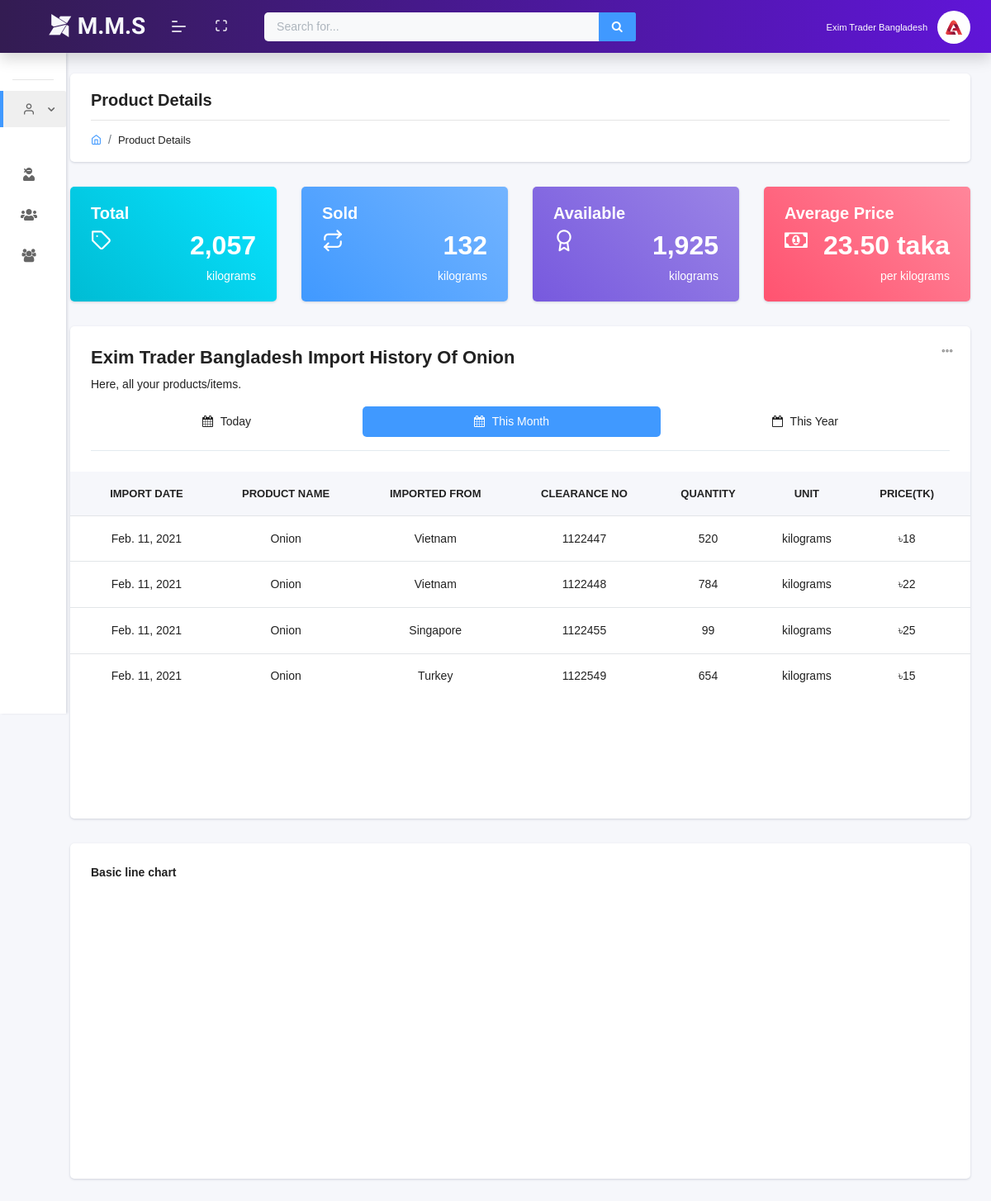
/import-record/1/month (signed in), run on the app's committed database.
### accounts/models.py (models this page shows, shortened)
class User(AbstractUser):
    username = models.CharField(unique=True, max_length=50, error_messages={
        'unique': "A user with that name already exists.",
    })
    email = models.EmailField(unique=True, blank=False, error_messages={
        'unique': "A user with that email already exists."})
    trade_license_no = models.PositiveBigIntegerField(unique=True, null=True, blank=False,
                                                      error_messages={'unique': "A user with that trade license is already exists.",
                                                                      })
    role = models.CharField(choices=ROLE, max_length=15, error_messages={
        'required': "Role must be provided"
    })
    signed_up = models.DateField(default=date.today)
    USERNAME_FIELD = "email"
    REQUIRED_FIELDS = ['username', ]
    objects = UserManager()

class UserProfile(models.Model):
    user = models.OneToOneField(
        User, on_delete=models.CASCADE, primary_key=True)
    image = models.ImageField(blank=True, null=True,
                              default='avatar.png', upload_to='profile_pics')
    division = models.CharField(
        max_length=30, null=True, blank=True)
    district = models.CharField(
        max_length=30, null=True, blank=True)
    upazila = models.CharField(
        max_length=30, null=True, blank=True)
    industry_type = models.CharField(max_length=100, null=True, blank=True)
    objects = UserProfileManager()

### lenden/models.py (models this page shows, shortened)
class Product(models.Model):
    name = models.CharField(max_length=50)
    icon = models.ImageField(default='product.png', upload_to='product_images')

class Chalan(models.Model):
    owner = models.ForeignKey(User, on_delete=models.CASCADE)
    product = models.ForeignKey(Product, on_delete=models.CASCADE)
    quantity = models.PositiveBigIntegerField(error_messages={
        'required': "Quantity must be provided"})
    unit = models.CharField(choices=UNIT, max_length=10,
                            blank=True, null=True, default="")
    imported_from = models.CharField(max_length=200)
    customs_clearance_no = models.PositiveBigIntegerField(unique=True, error_messages={
        'unique': "A user with that email already exists.",
    }, null=True, blank=True)
    price = models.PositiveIntegerField()
    import_date = models.DateField()
    created_at = models.DateField(auto_now_add=True)

### lenden/views.py (the view, shortened to what this page needs)
# urls.py: path('import-record/<int:pro_id>/<str:time>', ImportRecordView.as_view(),
class ImportRecordView(ListView):
    model = Chalan
    template_name = 'lenden/import_product_details.html'
    context_object_name = 'chalans'
    def get_queryset(self):
        self.id = get_object_or_404(Product, id=self.kwargs['pro_id'])
        return Product.objects.filter(id=self.request.user.id)
    def get_context_data(self, **kwargs):
        context = super().get_context_data(**kwargs)
        time = self.kwargs['time']
        print(time)
        today = strftime("%d")
        print(today)
        month = strftime('%m')
        year = strftime('%Y')
        if not self.request.user.role == '':
            print(self.request.user.role)
            if time == 'today':
                print("TODAYS DATA IS SHOWING")
                my_chalan_for_individual_product = Chalan.objects.filter(
                    owner=self.request.user, product=self.id, import_date__day=today)
                average_price = Chalan.objects.filter(
                    owner=self.request.user, product=self.id, import_date__day=today).aggregate(Avg('price'))['price__avg']
                print(average_price)
                print("This is type", type(average_price))
                user_product_total_quantity = Chalan.objects.filter(
                    owner=self.request.user, product=self.id, import_date__day=today).aggregate(Sum('quantity'))['quantity__sum']
                user_total_sell_product_quantity = SellProduct.objects.filter(
                    seller=self.request.user, product=self.id, sell_date__day=today).aggregate(Sum('quantity'))['quantity__sum']
                unit_for_chalan = Chalan.objects.filter(
                    owner=self.request.user, product=self.id).values('unit').first()['unit']
            elif time == 'month':
                print("THIS MONTH DATA IS SHOWING")
                my_chalan_for_individual_product = Chalan.objects.filter(
                    owner=self.request.user, product=self.id, import_date__month=month)
                average_price = SellProduct.objects.filter(
                    seller=self.request.user, product=self.id, sell_date__month=month).aggregate(Avg('price'))['price__avg']
                user_product_total_quantity = Chalan.objects.filter(
                    owner=self.request.user, product=self.id, import_date__month=month).aggregate(Sum('quantity'))['quantity__sum']
                user_total_sell_product_quantity = SellProduct.objects.filter(
                    seller=self.request.user, product=self.id, sell_date__month=month).aggregate(Sum('quantity'))['quantity__sum']
                unit_for_chalan = Chalan.objects.filter(
                    owner=self.request.user, product=self.id).values('unit').first()['unit']
            if user_product_total_quantity == None:
                user_product_total_quantity = 0
            if user_total_sell_product_quantity == None:
                user_total_sell_product_quantity = 0
            context['product'] = Product.objects.filter(
                id=self.kwargs['pro_id']).first()
            context['total'] = user_product_total_quantity
            context['unit'] = unit_for_chalan
            context['sold'] = user_total_sell_product_quantity
            context['available'] = (user_product_total_quantity -
                                    user_total_sell_product_quantity)
            if average_price != None:
                context['average'] = f"{average_price:.2f}"
            else:
                context['average'] = 0
            context['chalans'] = my_chalan_for_individual_product
        return context

### templates/lenden/import_product_details.html (shortened to what this page needs)
{% extends "layouts/base.html" %} {% load static %}
{% block content %}
{% include 'includes/product/breadcrumb.html' %}
<div class="row">{% include 'includes/product/card.html' %}</div>
<div id="product_table" class="row">
  {% include 'includes/product/import_product_table.html' %}
</div>
<div id="product_chart" class="row">
  {% include "includes/product/import_product_chart.html" %}
</div>
{% endblock content %}

### templates/includes/navigation.html (shortened to what this page needs)
{% load static %} {% load notifications_tags %}
<header class="navbar pcoded-header navbar-expand-lg navbar-light headerpos-fixed header-blue shadow">
    <div class="m-header justify-content-center">
        <a title="Menu" class="mobile-menu" id="mobile-collapse" href="#!"><span></span></a>
        <a title="Home" href="{% url 'accounts:home' %}" class="b-brand">
            <h3 style="font-family: 'LANGAR'; margin-bottom: 0; color: #f6f7fb;">
                <i class="fa fa-modx"> </i> M.M.S
            </h3>
        </a>
    </div>
    <div class="collapse navbar-collapse">
        <ul class="navbar-nav mr-auto">
            <li title="Full Scren" class="nav-item">
                <a href="#!" class="full-screen" onclick="javascript:toggleFullScreen()"><i class="feather icon-maximize"></i
        ></a>
            </li>
            <li class="nav-item">
                <form class="d-none d-sm-inline-block form-inline mr-auto ml-md-3 my-2 my-md-0 mw-100 navbar-search" style="width: 450px;">
                    <div class="input-group">
                        <input type="text" class="form-control bg-light border-0 small" placeholder="Search for..." aria-label="Search" aria-describedby="basic-addon2" />
                        <div class="input-group-append">
                            <button title="Search" class="btn btn-primary" type="button">
          <i class="fa fa-search fa-sm"></i>
        </button>
                        </div>
                    </div>
                </form>
            </li>
        </ul>
        <ul class="navbar-nav ml-auto">
                {% notifications_unread as unread_count %}
      <li title="User Menu" class="nav-item dropdown no-arrow">
        <a
          class="nav-link dropdown-toggle"
          href="#"
          id="userDropdown"
          role="button"
          data-toggle="dropdown"
          aria-haspopup="true"
          aria-expanded="false">
          {% if request.user.role == 'importer' or request.user.role == 'wholeseller' or request.user.role == 'retailer' %}
          <span class="mr-2 text-white d-none d-lg-inline text-gray-600 small">{{ request.user.username }}</span>
          {% else %}
          <span class="mr-2 text-white d-none d-lg-inline text-gray-600 small">Admin</span>
          {% endif %}
          <img
            class="img-radius wid-40"
            alt="User-Profile-Image"
            src="{{ request.user.userprofile.image.url }}"
          />
        </a>
      </li>
    </ul>
  </div>
</header>

### templates/includes/product/import_product_table.html (shortened to what this page needs)
{% load humanize %}
<div class="col-12">
    <div class="card table-card">
        <div class="card-header">
            <h4>{{ request.user.username }} Import History Of <span id='product_name'>{{product.name}}</span></h4>
            <span class="d-block m-t-5">Here, all your products/items.</span></h5>
            <div class="card-header-right">
                <div class="btn-group card-option">
                    <button type="button" class="btn dropdown-toggle" data-toggle="dropdown" aria-haspopup="true" aria-expanded="false">
                <i class="feather icon-more-horizontal"></i>
                </button>
                </div>
            </div>
            <ul class="nav nav-pills nav-fill mt-3 border-bottom pb-3" id="pills-tab" role="tablist">
                <li class="nav-item">
                    <a class="nav-link active" id="pills-today-tab" href="/import-record/{{product.id}}/{{ 'today' }}" role="tab" aria-controls="pills-today" aria-selected="true"><i class="fa fa-calendar m-r-5"></i> Today </a>
            </li>
                <li class="nav-item">
                    <a class="nav-link active" id="pills-this-month-tab" href="/import-record/{{product.id}}/{{ 'month' }}" aria-selected="true"><i class="fa fa-calendar m-r-5"></i> This Month</a>
                </li>
                <li class="nav-item">
                    <a class="nav-link" id="pills-this-year-tab" href="/import-record/{{product.id}}/{{ 'year' }}" aria-selected="false "><i class="fa fa-calendar-o m-r-5 "></i> This Year</a>
            </li>
            </ul>
        </div>
        <div class="card-body p-0 ">
            <div class="tab-content " id="pills-tabContent ">
            <div
                class="tab-pane fade"
                id="pills-this-month"
                role="tabpanel"
                aria-labelledby="pills-this-month-tab"
            >
                <div class="table-responsive ">
                <div
                    class="customer-scroll ps ps--active-x ps--active-y "
                    style="height: 420px; position: relative "
                >
                    <table class="table table-hover m-b-0 text-center ">
                    <thead>
                        <tr>
                    <th>Import Date</th>
                    <th>Product Name</th>
                    <th>Imported From</th>
                    <th>Clearance No</th>
                    <th>Quantity</th>
                    <th>Unit</th>
                    <th>Price(TK)</th>
                        </tr>
                    </thead>
                    <tbody>
                    {% for object in chalans %}
                    <tr>
                    <td>{{object.import_date}}</td>
                    <td>{{object.product.name}}</td>
                    <td>{{object.imported_from}}</td>
                    <td>{{object.customs_clearance_no}}</td>
                    <td>{{object.quantity}}</td>
                    <td>{{object.unit}}</td>
                    <td>৳{{object.price|intcomma}}</td>
                    </tr>
                    {% endfor %}
                    </tbody>
                    </table>
                </div>
                </div>
            </div>
            </div>
        </div>
    </div>
</div>

### static/css/dashboard/dashboard.css (style rules this page uses)
.dropdown.no-arrow .dropdown-toggle::after { display: none; }
.pcoded-header { min-height: 4rem; }
.pcoded-header.header-blue { background: -webkit-gradient( linear, left top, right top, from(#331c52), to(#6015d8) ); background: linear-gradient(to right, #331c52, #6015d8); color: rgba(255, 255, 255, 0.8); }

### data on the page
User: user.username "Exim Trader Bangladesh", user.userprofile.image (picture)
Product: name "Onion"
Chalan: import_date "Feb. 11, 2021", product.name "Onion", imported_from "Vietnam", customs_clearance_no "1122447", quantity "520", unit "kilograms", price "18"
Chalan: import_date "Feb. 11, 2021", product.name "Onion", imported_from "Vietnam", customs_clearance_no "1122448", quantity "784", unit "kilograms", price "22"
Chalan: import_date "Feb. 11, 2021", product.name "Onion", imported_from "Singapore", customs_clearance_no "1122455", quantity "99", unit "kilograms", price "25"
Chalan: import_date "Feb. 11, 2021", product.name "Onion", imported_from "Turkey", customs_clearance_no "1122549", quantity "654", unit "kilograms", price "15"

### other printed values
{{ total|intcomma }} "2,057"
{{ unit }} "kilograms"
{{ sold|intcomma }} "132"
{{ available|intcomma }} "1,925"
{{ average|intcomma }} "23.50"
